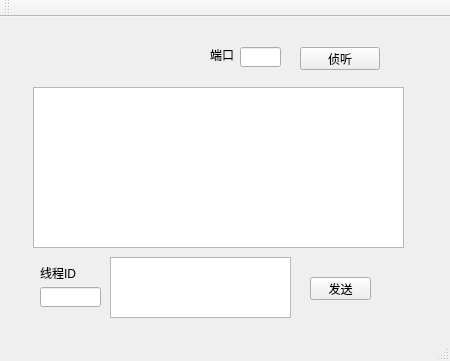
<?xml version="1.0" encoding="UTF-8"?>
<ui version="4.0">
 <class>MainWindow</class>
 <widget class="QMainWindow" name="MainWindow">
  <property name="geometry">
   <rect>
    <x>0</x>
    <y>0</y>
    <width>450</width>
    <height>361</height>
   </rect>
  </property>
  <property name="windowTitle">
   <string>MainWindow</string>
  </property>
  <widget class="QWidget" name="centralWidget">
   <widget class="QTextEdit" name="textEdit">
    <property name="geometry">
     <rect>
      <x>33</x>
      <y>70</y>
      <width>371</width>
      <height>161</height>
     </rect>
    </property>
   </widget>
   <widget class="QLineEdit" name="lineEdit_ID">
    <property name="geometry">
     <rect>
      <x>40</x>
      <y>270</y>
      <width>61</width>
      <height>20</height>
     </rect>
    </property>
   </widget>
   <widget class="QTextEdit" name="textEdit_Send">
    <property name="geometry">
     <rect>
      <x>110</x>
      <y>240</y>
      <width>181</width>
      <height>61</height>
     </rect>
    </property>
   </widget>
   <widget class="QPushButton" name="pushButton">
    <property name="geometry">
     <rect>
      <x>310</x>
      <y>260</y>
      <width>61</width>
      <height>23</height>
     </rect>
    </property>
    <property name="text">
     <string>发送</string>
    </property>
   </widget>
   <widget class="QPushButton" name="pushButton_Listen">
    <property name="geometry">
     <rect>
      <x>300</x>
      <y>30</y>
      <width>80</width>
      <height>23</height>
     </rect>
    </property>
    <property name="text">
     <string>侦听</string>
    </property>
   </widget>
   <widget class="QLineEdit" name="lineEdit_Port">
    <property name="geometry">
     <rect>
      <x>240</x>
      <y>30</y>
      <width>41</width>
      <height>20</height>
     </rect>
    </property>
   </widget>
   <widget class="QLabel" name="label_Port">
    <property name="geometry">
     <rect>
      <x>210</x>
      <y>30</y>
      <width>31</width>
      <height>16</height>
     </rect>
    </property>
    <property name="text">
     <string>端口</string>
    </property>
   </widget>
   <widget class="QLabel" name="label">
    <property name="geometry">
     <rect>
      <x>40</x>
      <y>250</y>
      <width>54</width>
      <height>12</height>
     </rect>
    </property>
    <property name="text">
     <string>线程ID</string>
    </property>
   </widget>
  </widget>
  <widget class="QMenuBar" name="menuBar">
   <property name="geometry">
    <rect>
     <x>0</x>
     <y>0</y>
     <width>450</width>
     <height>23</height>
    </rect>
   </property>
  </widget>
  <widget class="QToolBar" name="mainToolBar">
   <attribute name="toolBarArea">
    <enum>TopToolBarArea</enum>
   </attribute>
   <attribute name="toolBarBreak">
    <bool>false</bool>
   </attribute>
  </widget>
  <widget class="QStatusBar" name="statusBar"/>
 </widget>
 <layoutdefault spacing="6" margin="11"/>
 <resources/>
 <connections/>
</ui>
